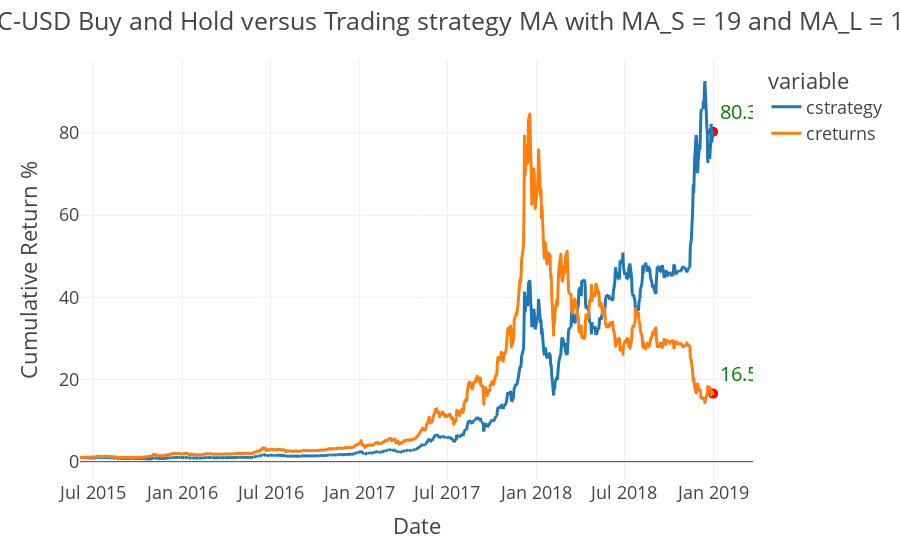

The notebook cell saved with this chart:
### Code cell
train.plot_results()

### Figure 1 — Plotly figure (JSON) as saved in the notebook; plotly's stock layout.template omitted (floating-point values rounded to 4 significant figures; data arrays with more than 128 entries replaced by an {"elided": "..."} marker saying what was removed)
{"data": [{"hovertemplate": "variable=cstrategy<br>Date=%{x}<br>value=%{y}<extra></extra>", "legendgroup": "cstrategy", "line": {"color": "#1F77B4", "dash": "solid"}, "marker": {"symbol": "circle"}, "mode": "lines", "name": "cstrategy", "showlegend": true, "type": "scattergl", "x": {"elided": "901 str values"}, "xaxis": "x", "y": {"elided": "901 float values"}, "yaxis": "y"}, {"hovertemplate": "variable=creturns<br>Date=%{x}<br>value=%{y}<extra></extra>", "legendgroup": "creturns", "line": {"color": "#FF7F0E", "dash": "solid"}, "marker": {"symbol": "circle"}, "mode": "lines", "name": "creturns", "showlegend": true, "type": "scattergl", "x": {"elided": "901 str values"}, "xaxis": "x", "y": {"elided": "901 float values"}, "yaxis": "y"}, {"marker": {"color": "red", "size": 10}, "mode": "markers+text", "showlegend": false, "text": ["16.56985999614401"], "textfont": {"color": "green", "size": 20}, "textposition": "top right", "type": "scatter", "x": ["2018-12-31T00:00:00"], "y": [16.57]}, {"marker": {"color": "red", "size": 10}, "mode": "markers+text", "showlegend": false, "text": ["80.3083150889634"], "textfont": {"color": "green", "size": 20}, "textposition": "top right", "type": "scatter", "x": ["2018-12-31T00:00:00"], "y": [80.31]}], "layout": {"legend": {"title": {"text": "variable"}, "tracegroupgap": 0}, "margin": {"t": 60}, "title": {"text": "BTC-USD Buy and Hold versus Trading strategy MA with MA_S = 19 and MA_L = 106"}, "xaxis": {"anchor": "y", "domain": [0, 1], "title": {"text": "Date"}}, "yaxis": {"anchor": "x", "domain": [0, 1], "title": {"text": "Cumulative Return %"}}}}
